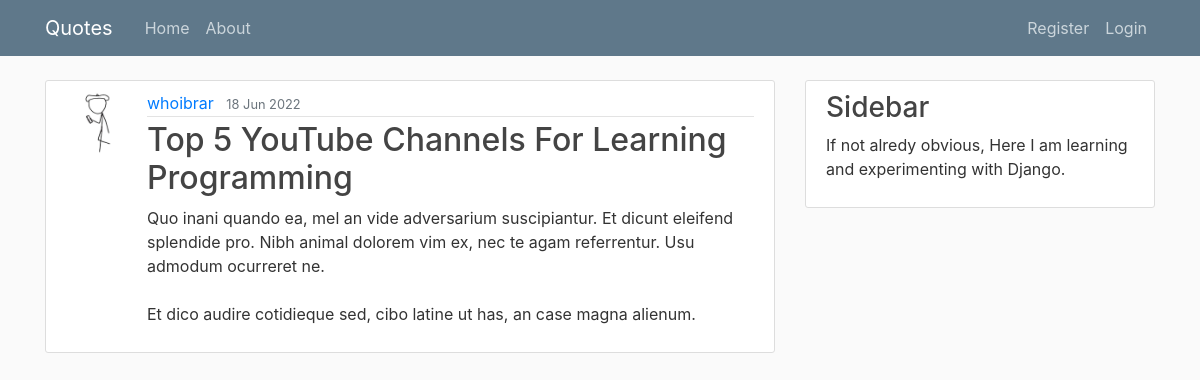
Before: / with the older database file.
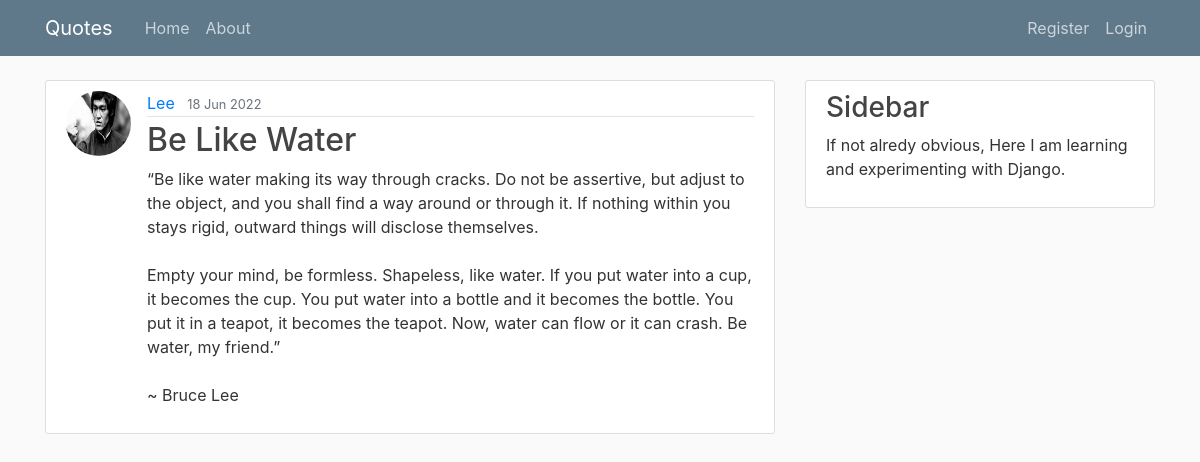
After: the same page with the newer database file.
### blog/models.py (models this page shows, shortened)
class Post(models.Model):
    title = models.CharField(max_length=100)
    content = models.TextField()
    date_posted = models.DateTimeField(default=timezone.now)
    author = models.ForeignKey(User, on_delete=models.CASCADE) #when user is deleted, also delete posts! change this!

### users/models.py (models this page shows, shortened)
class Profile(models.Model):
    user = models.OneToOneField(User, on_delete=models.CASCADE)
    image = models.ImageField(default='default.jpg',upload_to='profile_pics')

### blog/views.py (the view)
# urls.py: path('',PostListView.as_view(),name='blog-home'),
class PostListView(ListView):
    model = Post
    template_name = 'blog/home.html'
    context_object_name = 'posts'
    ordering = ['-date_posted'] # -ve for reverse sort
    paginate_by = 1

### blog/templates/blog/home.html
{% extends "blog/base.html" %}
{% block content %}
    {% for post in posts %}
    <article class="media content-section">
      <img class="rounded-circle article-img"src="{{ post.author.profile.image.url }}" alt="Profile Image of {{post.author}}">
        <div class="media-body">
          <div class="article-metadata">
            <a class="mr-2" href="#">{{ post.author }}</a>
            <small class="text-muted">{{ post.date_posted|date:"d M Y"}}</small>
          </div>
          <h2><a class="article-title" href="{% url 'post-detail' post.id %}">{{ post.title }}</a></h2>
          <p class="article-content">{{ post.content }}</p>
        </div>
      </article>
    {% endfor %}
{% endblock content%}

### blog/templates/blog/base.html (shortened to what this page needs)
{% load static %}
<!DOCTYPE html>
<html lang="en">
<head>
    <link rel="stylesheet" href="https://cdn.jsdelivr.net/npm/bootstrap@4.0.0/dist/css/bootstrap.min.css">
    <link rel="stylesheet" href="{% static 'blog/main.css' %} " type="text/css">
    <header class="site-header">
        <nav class="navbar navbar-expand-md navbar-dark bg-steel fixed-top">
          <div class="container">
            <a class="navbar-brand mr-4" href="{% url 'blog-home' %}">Quotes</a>
            <div class="collapse navbar-collapse" id="navbarToggle">
              <div class="navbar-nav mr-auto">
                <a class="nav-item nav-link" href="{% url 'blog-home' %}">Home</a>
                <a class="nav-item nav-link" href="{% url 'blog-about'%}">About</a>
              </div>
              <div class="navbar-nav">
                {% if user.is_authenticated %}
                <a class="nav-item nav-link" href="{% url 'post-create' %}">New Post</a>
                <a class="nav-item nav-link" href="{% url 'profile' %}">Profile</a>
                <a class="nav-item nav-link" href="{% url 'logout' %}">Logout</a>
                {% else %}
                <a class="nav-item nav-link" href="{% url 'register' %}">Register</a>
                <a class="nav-item nav-link" href="{% url 'login' %}">Login</a>
                {% endif %}
              </div>
            </div>
          </div>
        </nav>
      </header>
</head>
<body>
    <main role="main" class="container">
        <div class="row">
          <div class="col-md-8">
            {% block content %}{% endblock %}
          </div>
          <div class="col-md-4">
            <div class="content-section">
              <h3>Sidebar</h3>
              <p>If not alredy obvious, Here I am learning and experimenting with Django.</p>
            </div>
          </div>
        </div>
      </main>
</body>
</html>

### blog/static/blog/main.css (style rules this page uses)
body { background: #fafafa; color: #333333; margin-top: 5rem; }
h1, h2, h3, h4, h5, h6 { color: #444444; }
.bg-steel { background-color: #5f788a; }
.site-header .navbar-nav .nav-link { color: #cbd5db; }
.content-section { background: #ffffff; padding: 10px 20px; border: 1px solid #dddddd; border-radius: 3px; margin-bottom: 20px; }
.article-title { color: #444444; }
.article-content { white-space: pre-line; }
.article-img { height: 65px; width: 65px; margin-right: 16px; }
.article-metadata { padding-bottom: 1px; margin-bottom: 4px; border-bottom: 1px solid #e3e3e3 }

Changed rows visible on the page:
removed Post: author.profile.image (picture), author "whoibrar", date_posted "18 Jun 2022", title "Top 5 YouTube Channels For Learning Programming", content "Quo inani quando ea, mel an vide adversarium suscipiantur. Et dicunt eleifend splendide pro. Nibh animal dolorem vim ex, nec te agam referrentur. Usu admodum ocurreret ne. Et dico audire cotidieque sed, cibo latine ut has, an case magna alienum."
added Post: author.profile.image (picture), author "Lee", date_posted "18 Jun 2022", title "Be Like Water", content "“Be like water making its way through cracks. Do not be assertive, but adjust to the object, and you shall find a way around or through it. If nothing within you stays rigid, outward things will disclose themselves. Empty your mind, be formless. Shapeless, like water. If you put water into a cup, it becomes the cup. You put water into a bottle and it becomes the bottle. You put it in a teapot, it becomes the teapot. Now, water can flow or it can crash. Be water, my friend.” ~ Bruce Lee"
